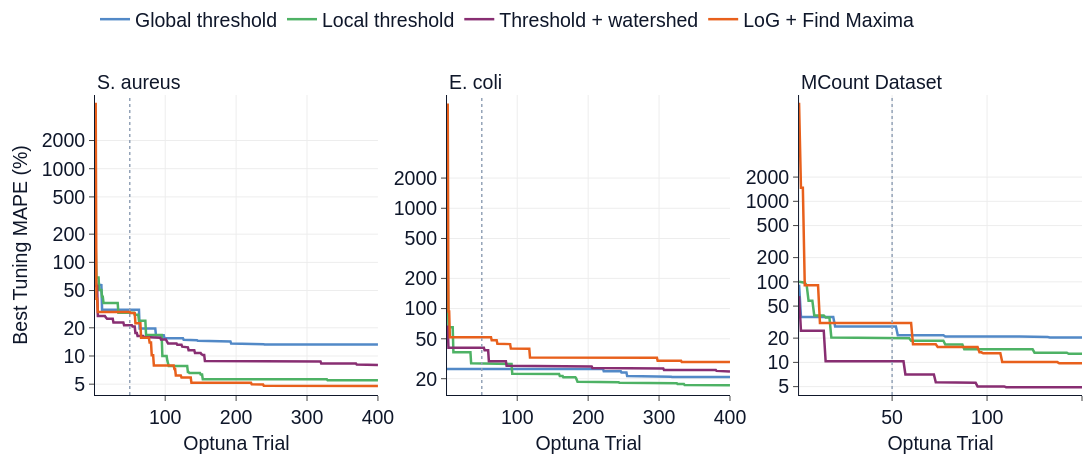

The code cell stored with this chart in its notebook:
### Code cell
# --- panel a: best tuning-set MAPE found so far, per Optuna trial ---
fig_a = make_subplots(1, 3, horizontal_spacing=0.07, subplot_titles=[LABEL[k] for k in DATASETS])
left_titles(fig_a)
for c, key in enumerate(DATASETS, start=1):
    best = {m: np.minimum.accumulate(TRACES[key, m]) for m in COMPARED}
    for m, b in best.items():
        fig_a.add_trace(go.Scatter(x=np.arange(1, len(b) + 1), y=b, mode="lines", name=MNAME[m], showlegend=c == 1,
                                   line=dict(color=COLOR[m], width=2.5)), 1, c)
    fig_a.add_vline(x=N_STARTUP, line=dict(color=NEUTRAL, dash="dot", width=1.5), row=1, col=c)
    lo, hi = min(b[-1] for b in best.values()) * 0.8, max(b[0] for b in best.values()) * 1.25
    fig_a.update_yaxes(type="log", range=np.log10([lo, hi]), showgrid=True,
                       tickvals=[v for v in (2, 5, 10, 20, 50, 100, 200, 500, 1000, 2000) if lo <= v <= hi],
                       row=1, col=c)
    fig_a.update_xaxes(title_text="Optuna Trial", showgrid=True, row=1, col=c)
fig_a.update_yaxes(title_text="Best Tuning MAPE (%)", row=1, col=1)
fig_a.update_layout(width=CONTENT_W, height=470, margin=dict(l=95, r=10, t=95, b=75),
                    legend=dict(orientation="h", x=0, y=1, yref="container", yanchor="top"))

### Figure 1 — Plotly figure (JSON) as saved in the notebook; plotly's stock layout.template omitted (floating-point values rounded to 4 significant figures; data arrays with more than 128 entries replaced by an {"elided": "..."} marker saying what was removed)
{"data": [{"line": {"color": "#5289C7", "width": 2.5}, "mode": "lines", "name": "Global threshold", "showlegend": true, "type": "scatter", "x": {"elided": "400 int values"}, "xaxis": "x", "y": {"elided": "400 float values"}, "yaxis": "y"}, {"line": {"color": "#4EB265", "width": 2.5}, "mode": "lines", "name": "Local threshold", "showlegend": true, "type": "scatter", "x": {"elided": "400 int values"}, "xaxis": "x", "y": {"elided": "400 float values"}, "yaxis": "y"}, {"line": {"color": "#882E72", "width": 2.5}, "mode": "lines", "name": "Threshold + watershed", "showlegend": true, "type": "scatter", "x": {"elided": "400 int values"}, "xaxis": "x", "y": {"elided": "400 float values"}, "yaxis": "y"}, {"line": {"color": "#E8601C", "width": 2.5}, "mode": "lines", "name": "LoG + Find Maxima", "showlegend": true, "type": "scatter", "x": {"elided": "400 int values"}, "xaxis": "x", "y": {"elided": "400 float values"}, "yaxis": "y"}, {"line": {"color": "#5289C7", "width": 2.5}, "mode": "lines", "name": "Global threshold", "showlegend": false, "type": "scatter", "x": {"elided": "400 int values"}, "xaxis": "x2", "y": {"elided": "400 float values"}, "yaxis": "y2"}, {"line": {"color": "#4EB265", "width": 2.5}, "mode": "lines", "name": "Local threshold", "showlegend": false, "type": "scatter", "x": {"elided": "400 int values"}, "xaxis": "x2", "y": {"elided": "400 float values"}, "yaxis": "y2"}, {"line": {"color": "#882E72", "width": 2.5}, "mode": "lines", "name": "Threshold + watershed", "showlegend": false, "type": "scatter", "x": {"elided": "400 int values"}, "xaxis": "x2", "y": {"elided": "400 float values"}, "yaxis": "y2"}, {"line": {"color": "#E8601C", "width": 2.5}, "mode": "lines", "name": "LoG + Find Maxima", "showlegend": false, "type": "scatter", "x": {"elided": "400 int values"}, "xaxis": "x2", "y": {"elided": "400 float values"}, "yaxis": "y2"}, {"line": {"color": "#5289C7", "width": 2.5}, "mode": "lines", "name": "Global threshold", "showlegend": false, "type": "scatter", "x": {"elided": "150 int values"}, "xaxis": "x3", "y": {"elided": "150 float values"}, "yaxis": "y3"}, {"line": {"color": "#4EB265", "width": 2.5}, "mode": "lines", "name": "Local threshold", "showlegend": false, "type": "scatter", "x": {"elided": "150 int values"}, "xaxis": "x3", "y": {"elided": "150 float values"}, "yaxis": "y3"}, {"line": {"color": "#882E72", "width": 2.5}, "mode": "lines", "name": "Threshold + watershed", "showlegend": false, "type": "scatter", "x": {"elided": "150 int values"}, "xaxis": "x3", "y": {"elided": "150 float values"}, "yaxis": "y3"}, {"line": {"color": "#E8601C", "width": 2.5}, "mode": "lines", "name": "LoG + Find Maxima", "showlegend": false, "type": "scatter", "x": {"elided": "150 int values"}, "xaxis": "x3", "y": {"elided": "150 float values"}, "yaxis": "y3"}], "layout": {"annotations": [{"align": "left", "font": {"size": 19.5}, "showarrow": false, "text": "S. aureus", "x": 0, "xanchor": "left", "xref": "paper", "y": 1, "yanchor": "bottom", "yref": "paper"}, {"align": "left", "font": {"size": 19.5}, "showarrow": false, "text": "E. coli", "x": 0.3567, "xanchor": "left", "xref": "paper", "y": 1, "yanchor": "bottom", "yref": "paper"}, {"align": "left", "font": {"size": 19.5}, "showarrow": false, "text": "MCount Dataset", "x": 0.7133, "xanchor": "left", "xref": "paper", "y": 1, "yanchor": "bottom", "yref": "paper"}], "height": 470, "legend": {"orientation": "h", "x": 0, "y": 1, "yanchor": "top", "yref": "container"}, "margin": {"b": 75, "l": 95, "r": 10, "t": 95}, "shapes": [{"line": {"color": "#94a3b8", "dash": "dot", "width": 1.5}, "type": "line", "x0": 50, "x1": 50, "xref": "x", "y0": 0, "y1": 1, "yref": "y domain"}, {"line": {"color": "#94a3b8", "dash": "dot", "width": 1.5}, "type": "line", "x0": 50, "x1": 50, "xref": "x2", "y0": 0, "y1": 1, "yref": "y2 domain"}, {"line": {"color": "#94a3b8", "dash": "dot", "width": 1.5}, "type": "line", "x0": 50, "x1": 50, "xref": "x3", "y0": 0, "y1": 1, "yref": "y3 domain"}], "width": 1748, "xaxis": {"anchor": "y", "domain": [0, 0.2867], "showgrid": true, "title": {"text": "Optuna Trial"}}, "xaxis2": {"anchor": "y2", "domain": [0.3567, 0.6433], "showgrid": true, "title": {"text": "Optuna Trial"}}, "xaxis3": {"anchor": "y3", "domain": [0.7133, 1], "showgrid": true, "title": {"text": "Optuna Trial"}}, "yaxis": {"anchor": "x", "domain": [0, 1], "range": [0.5834, 3.787], "showgrid": true, "tickvals": [5, 10, 20, 50, 100, 200, 500, 1000, 2000], "title": {"text": "Best Tuning MAPE (%)"}, "type": "log"}, "yaxis2": {"anchor": "x2", "domain": [0, 1], "range": [1.139, 4.129], "showgrid": true, "tickvals": [20, 50, 100, 200, 500, 1000, 2000], "type": "log"}, "yaxis3": {"anchor": "x3", "domain": [0, 1], "range": [0.595, 4.32], "showgrid": true, "tickvals": [5, 10, 20, 50, 100, 200, 500, 1000, 2000], "type": "log"}}}
